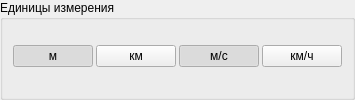
          <widget class="QGroupBox" name="groupBox_2">
           <property name="sizePolicy">
            <sizepolicy hsizetype="Preferred" vsizetype="Maximum">
             <horstretch>0</horstretch>
             <verstretch>0</verstretch>
            </sizepolicy>
           </property>
           <property name="title">
            <string>Единицы измерения</string>
           </property>
           <layout class="QGridLayout" name="gridLayout_4">
            <property name="leftMargin">
             <number>10</number>
            </property>
            <property name="topMargin">
             <number>5</number>
            </property>
            <property name="rightMargin">
             <number>10</number>
            </property>
            <property name="bottomMargin">
             <number>10</number>
            </property>
            <property name="horizontalSpacing">
             <number>3</number>
            </property>
            <property name="verticalSpacing">
             <number>10</number>
            </property>
            <item row="0" column="2">
             <widget class="QPushButton" name="pushButton_meter_per_second">
              <property name="text">
               <string>м/c</string>
              </property>
              <property name="checkable">
               <bool>true</bool>
              </property>
              <property name="checked">
               <bool>true</bool>
              </property>
              <attribute name="buttonGroup">
               <string notr="true">buttonGroup_2</string>
              </attribute>
             </widget>
            </item>
            <item row="0" column="4">
             <widget class="QPushButton" name="pushButton_kilometer_per_hour">
              <property name="text">
               <string>км/ч</string>
              </property>
              <property name="checkable">
               <bool>true</bool>
              </property>
              <attribute name="buttonGroup">
               <string notr="true">buttonGroup_2</string>
              </attribute>
             </widget>
            </item>
            <item row="0" column="0">
             <widget class="QPushButton" name="pushButton_meters">
              <property name="text">
               <string>м</string>
              </property>
              <property name="checkable">
               <bool>true</bool>
              </property>
              <property name="checked">
               <bool>true</bool>
              </property>
              <attribute name="buttonGroup">
               <string notr="true">buttonGroup_3</string>
              </attribute>
             </widget>
            </item>
            <item row="0" column="1">
             <widget class="QPushButton" name="pushButton_kilometers">
              <property name="text">
               <string>км</string>
              </property>
              <property name="checkable">
               <bool>true</bool>
              </property>
              <attribute name="buttonGroup">
               <string notr="true">buttonGroup_3</string>
              </attribute>
             </widget>
            </item>
           </layout>
          </widget>
